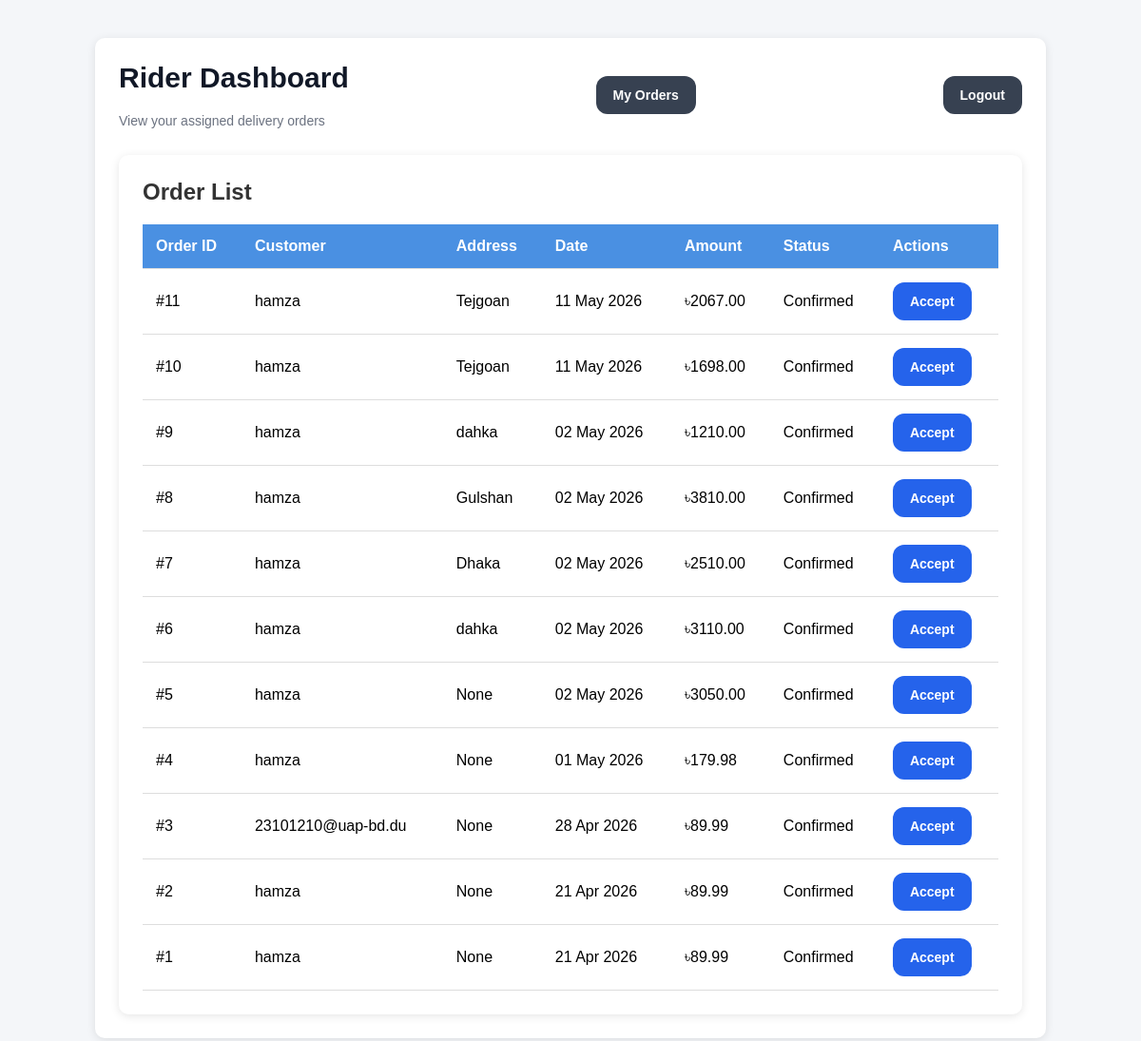
Page /rider-dashboard/ on the earlier database version.
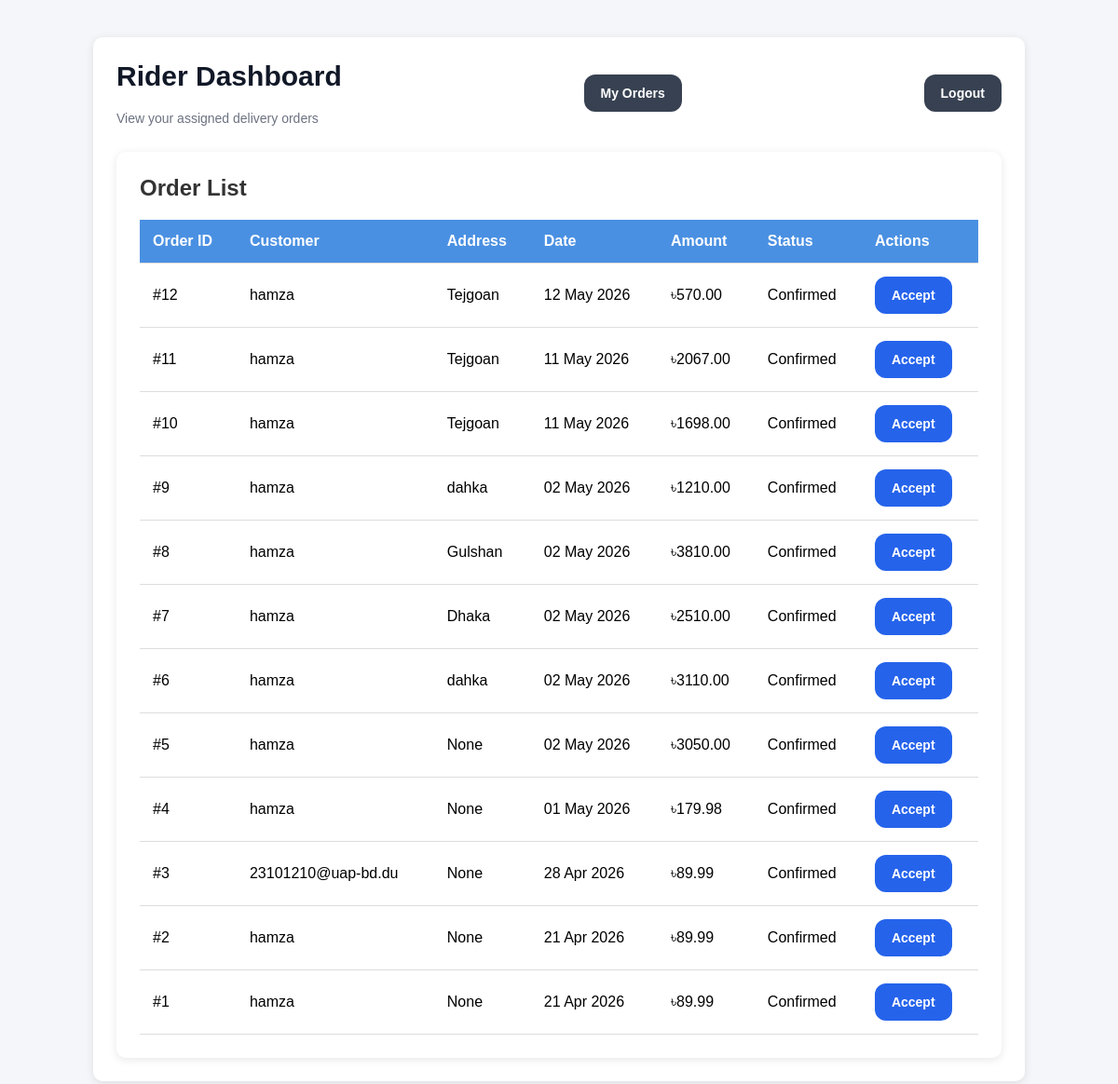
Same page on the later database version.
### accounts/models.py (models this page shows, shortened)
class Order(models.Model):
    STATUS_CHOICES = (
        ('pending', 'Pending'),
        ('confirmed', 'Confirmed'),
        ('cancelled', 'Cancelled'),
        ('preparing', 'Preparing'),
        ('on_the_way', 'On The Way'),
        ('delivered', 'Delivered'),
    )
    customer = models.ForeignKey(User, on_delete=models.CASCADE, related_name='orders')
    restaurant = models.ForeignKey(Restaurant, on_delete=models.CASCADE, related_name='orders')
    rider = models.ForeignKey(
        'Rider',
        on_delete=models.SET_NULL,
        null=True,
        blank=True,
        related_name="assigned_orders"
    )
    customer_name = models.CharField(max_length=150, blank=True, null=True)
    phone_number = models.CharField(max_length=20, blank=True, null=True)
    delivery_address = models.TextField(blank=True, null=True)
    payment_method = models.CharField(max_length=50, default="Cash on Delivery")
    delivery_charge = models.DecimalField(max_digits=10, decimal_places=2, default=60.00)
    status = models.CharField(max_length=20, choices=STATUS_CHOICES, default='confirmed')
    original_amount = models.DecimalField(max_digits=10, decimal_places=2, default=0.00)
    discount_amount = models.DecimalField(max_digits=10, decimal_places=2, default=0.00)
    total_amount = models.DecimalField(max_digits=10, decimal_places=2, default=0.00)
    applied_deal_title = models.CharField(max_length=255, blank=True, null=True)
    created_at = models.DateTimeField(default=now, editable=False)

### accounts/views.py (the view)
# urls.py: path("rider-dashboard/", views.rider_dashboard_page, name="rider_dashboard"),
def rider_dashboard_page(request):
    orders_with_items = Order.objects.select_related('customer', 'restaurant') \
                                     .prefetch_related('items') \
                                     .filter(rider__isnull=True, status='confirmed') \
                                     .order_by('-created_at')
    context = {
        'orders': orders_with_items,
    }
    return render(request, "rider_dashboard.html", context)

### accounts/templates/rider_dashboard.html (shortened to what this page needs)
{% load static %}
<!DOCTYPE html>
<html lang="en">
<head>
    <link rel="stylesheet" href="{% static 'css/business_dashboard_styles.css' %}">
</head>
<body>
<div class="container">
    <div class="header">
        <div>
            <h2>Rider Dashboard</h2>
            <p class="subtitle">View your assigned delivery orders</p>
        </div>
        <a href="/rider-orders/"><button class="logout-btn" >My Orders</button></a>
        <button class="logout-btn" onclick="logout()">Logout</button>
    </div>
    <div class="container">
    <h2>Order List</h2>
    <table>
      <thead>
        <tr>
          <th>Order ID</th>
          <th>Customer</th>
          <th>Address</th>
          <th>Date</th>
          <th>Amount</th>
          <th>Status</th>
          <th>Actions</th>
        </tr>
      </thead>
      <tbody>
    {% for order in orders %}
    <tr>
        <td>#{{ order.id }}</td>
        <td>
            {{ order.customer.username }}
        </td>
        <td>
            {{ order.delivery_address }}
        </td>
        <td>
            {{ order.created_at|date:"d M Y" }}
        </td>
        <td>
            ৳{{ order.total_amount }}
        </td>
        <td>
            <span class=" {{ order.status }}">
                {{ order.status|title }}
            </span>
        </td>
        <td>
            <button class="accept-btn" onclick="appectOrder('{{ order.id }}')">Accept</button>
        </td>
    </tr>
    {% empty %}
    <tr>
        <td colspan="6" style="text-align:center;">
            No orders found
        </td>
    </tr>
    {% endfor %}
</tbody>
    </table>
  </div>
</div>
</body>
</html>

### accounts/static/css/business_dashboard_styles.css (style rules this page uses)
* { margin: 0; padding: 0; box-sizing: border-box; }
body { font-family: 'Segoe UI', Tahoma, Geneva, Verdana, sans-serif; min-height: 100vh; background: linear-gradient(135deg, #eff6ff, #dbeafe); padding: 30px 15px; }
.container { max-width: 1200px; margin: 0 auto; background: #ffffff; padding: 35px 30px; border-radius: 22px; box-shadow: 0 18px 45px rgba(37, 99, 235, 0.10); animation: fadeIn 0.5s ease-in-out; }
.header { display: flex; justify-content: space-between; align-items: center; gap: 16px; margin-bottom: 28px; }
.header h2 { font-size: 30px; font-weight: 700; color: #111827; }
.subtitle { margin-top: 6px; font-size: 14px; color: #6b7280; }
button { padding: 12px 18px; background: #2563eb; color: #fff; border: none; border-radius: 12px; font-size: 14px; font-weight: 600; cursor: pointer; transition: all 0.25s ease; }
.logout-btn { background: #374151; }

### accounts/templates/rider_dashboard.html (style rules this page uses)
* { margin: 0; padding: 0; box-sizing: border-box; font-family: Arial, sans-serif; }
body { background: #f4f6f9; padding: 40px; }
.container { max-width: 1000px; margin: auto; background: #fff; padding: 25px; border-radius: 10px; box-shadow: 0 2px 10px rgba(0,0,0,0.1); }
h2 { margin-bottom: 20px; color: #333; }
table { width: 100%; border-collapse: collapse; }
thead { background: #4a90e2; color: white; }
th, td { padding: 14px; text-align: left; border-bottom: 1px solid #ddd; }

Differences in the rows shown:
added Order: id "12", customer.username "hamza", delivery_address "Tejgoan", created_at "12 May 2026", total_amount "570.00", status "Confirmed"
